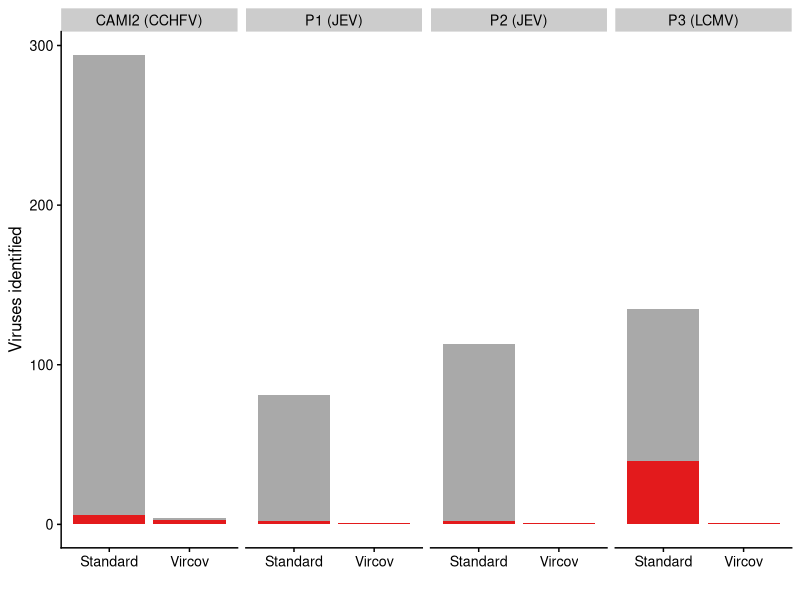

This figure's R source:
library("ggplot2")
library("cowplot")
samples <- c(rep("CAMI2 (CCHFV)", 4), rep("P1 (JEV)", 4), rep("P2 (JEV)", 4), rep("P3 (LCMV)", 4))
condition <- rep(c("Confirmed", "Other"), 8)
color <- rep(c("#e31a1c", "darkgray"), 8)
analysis <- rep(c(rep("Standard", 2), rep(c("Vircov"), 2)), 4)
data <- c(6, 288, 3, 1, 2, 79, 1, 0 , 2, 111, 1, 0, 40, 95, 1, 0)
df <- data.frame(
  samples,
  condition,
  analysis,
  data,
  color
)

ggplot(df, aes(x = analysis, y = data, fill = condition)) +
  geom_bar(stat = 'identity', position = 'stack', fill=color) + facet_grid(~ samples) + theme_cowplot(12) + xlab("") + ylab("Viruses identified")

